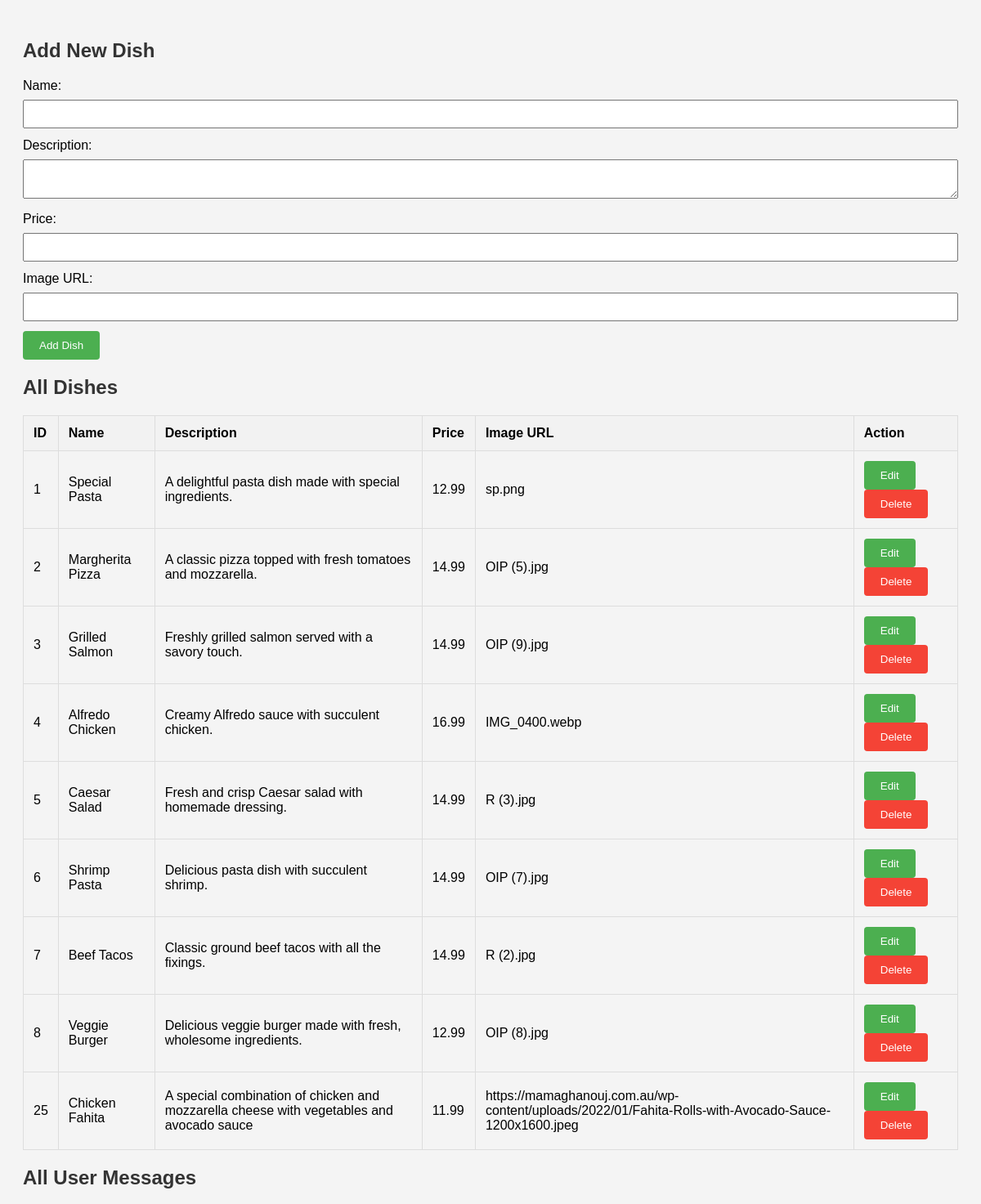
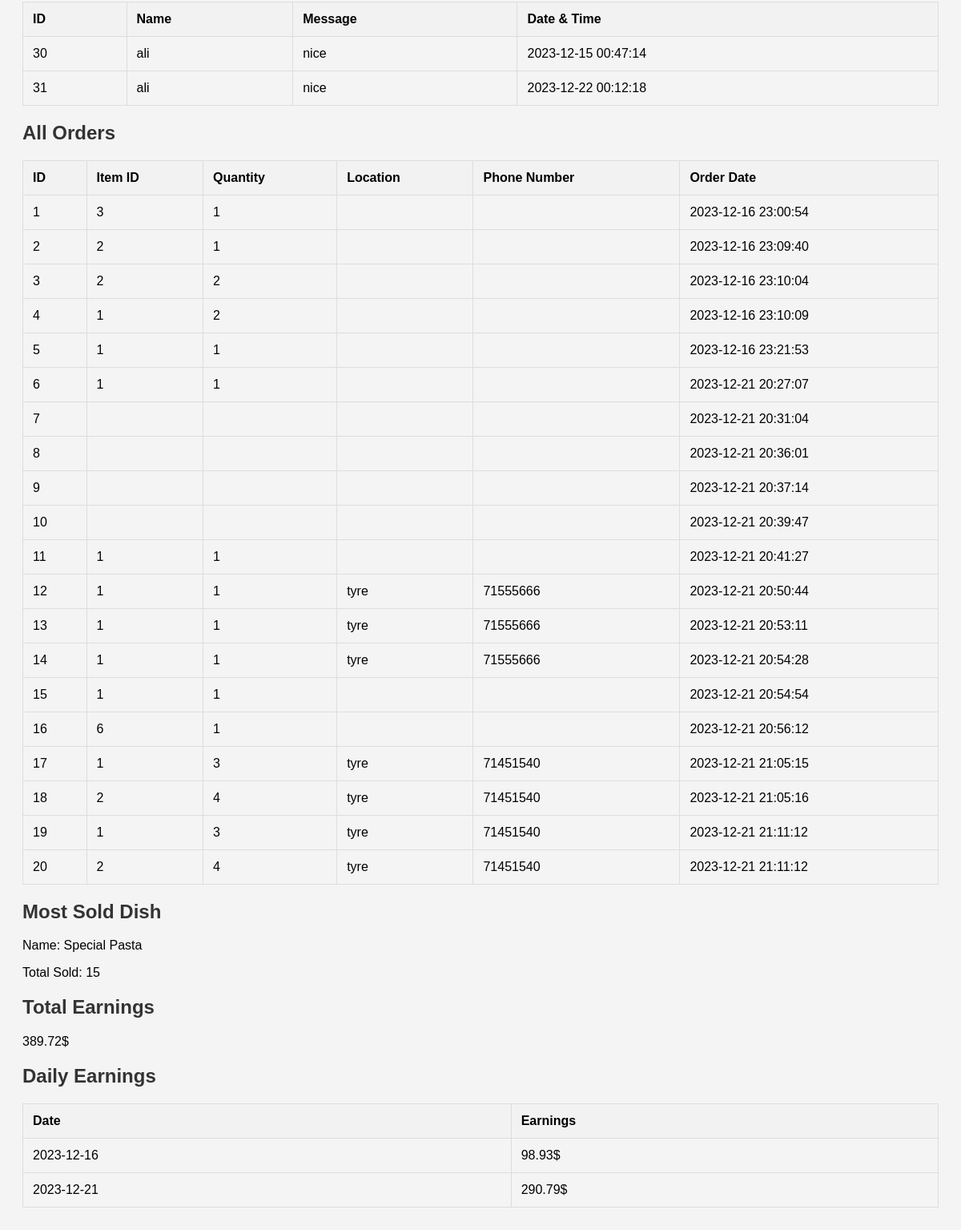
The app's page /admin.php with its own data (2 pictures, top to bottom).
### tables this page shows
CREATE TABLE `menu_items` (
  `id` int(11) NOT NULL,
  `name` varchar(255) NOT NULL,
  `description` text DEFAULT NULL,
  `price` decimal(10,2) NOT NULL,
  `image_url` varchar(255) DEFAULT NULL
);

CREATE TABLE `contacts` (
  `id` int(11) NOT NULL,
  `name` varchar(255) NOT NULL,
  `date_time` datetime NOT NULL,
  `message` text NOT NULL
);

CREATE TABLE `orders` (
  `id` int(11) NOT NULL,
  `item_id` int(11) DEFAULT NULL,
  `quantity` int(11) DEFAULT NULL,
  `order_date` timestamp NOT NULL DEFAULT current_timestamp(),
  `location` varchar(255) DEFAULT NULL,
  `phone_number` varchar(20) DEFAULT NULL
);

### admin.php (the view, shortened to what this page needs)
<!DOCTYPE html>
<html lang="en">
<head>
</head>
<body>
    <h2>Add New Dish</h2>
    <form action="" method="post">
        <label for="name">Name:</label>
        <input type="text" name="name" required>
        <label for="description">Description:</label>
        <textarea name="description" required></textarea>
        <label for="price">Price:</label>
        <input type="text" name="price" required>
        <label for="image_url">Image URL:</label>
        <input type="text" name="image_url">
        <button type="submit" name="add_dish">Add Dish</button>
    </form>
    <h2>All Dishes</h2>
    <?php
    include('config.php');
    function displayAllDishes()
    {
        global $conn;
        $sql = "SELECT * FROM menu_items";
        $result = $conn->query($sql);
        if ($result->num_rows > 0) {
            echo '<table>';
            echo '<tr><th>ID</th><th>Name</th><th>Description</th><th>Price</th><th>Image URL</th><th>Action</th></tr>';
            while ($row = $result->fetch_assoc()) {
                echo '<tr>';
                echo '<td>' . $row['id'] . '</td>';
                echo '<td>' . $row['name'] . '</td>';
                echo '<td>' . $row['description'] . '</td>';
                echo '<td>' . $row['price'] . '</td>';
                echo '<td>' . $row['image_url'] . '</td>';
                echo '<td><button class="edit-btn" onclick="editDish(' . $row['id'] . ', \'' . $row['name'] . '\', \'' . $row['description'] . '\', \'' . $row['price'] . '\', \'' . $row['image_url'] . '\')">Edit</button>';
                echo '<button class="delete-btn" onclick="deleteDish(' . $row['id'] . ')">Delete</button></td>';
                echo '</tr>';
            }
            echo '</table>';
        } else {
            echo "No dishes available.";
        }
    }
    displayAllDishes();
    ?>
     <h2>All User Messages</h2>
    <?php
    function displayAllMessages()
    {
        global $conn;
        $sql = "SELECT * FROM contacts";
        $result = $conn->query($sql);
        if ($result->num_rows > 0) {
            echo '<table>';
            echo '<tr><th>ID</th><th>Name</th><th>Message</th><th>Date & Time</th></tr>';
            while ($row = $result->fetch_assoc()) {
                echo '<tr>';
                echo '<td>' . $row['id'] . '</td>';
                echo '<td>' . $row['name'] . '</td>';
                echo '<td>' . $row['message'] . '</td>';
                echo '<td>' . $row['date_time'] . '</td>';
                echo '</tr>';
            }
            echo '</table>';
        } else {
            echo "No messages available.";
        }
    }
    displayAllMessages();
?><?php
  function displayAllOrders()
{
    global $conn;
    $sql = "SELECT * FROM orders";
    $result = $conn->query($sql);
    if ($result->num_rows > 0) {
        echo '<h2>All Orders</h2>';
        echo '<table>';
        echo '<tr><th>ID</th><th>Item ID</th><th>Quantity</th><th>Location</th><th>Phone Number</th><th>Order Date</th></tr>';
        while ($row = $result->fetch_assoc()) {
            echo '<tr>';
            echo '<td>' . $row['id'] . '</td>';
            echo '<td>' . $row['item_id'] . '</td>';
            echo '<td>' . $row['quantity'] . '</td>';
            echo '<td>' . $row['location'] . '</td>';
            echo '<td>' . $row['phone_number'] . '</td>';
            echo '<td>' . $row['order_date'] . '</td>';
            echo '</tr>';
        }
        echo '</table>';
    } else {
        echo "No orders available.";
    }
}
displayAllOrders();
?>
<?php
function displayMostSoldDish()
{
    global $conn;
    $sql = "SELECT menu_items.name, SUM(orders.quantity) as total_sold FROM orders
            JOIN menu_items ON orders.item_id = menu_items.id
            GROUP BY orders.item_id
            ORDER BY total_sold DESC
            LIMIT 1";
    $result = $conn->query($sql);
    if ($result->num_rows > 0) {
        $row = $result->fetch_assoc();
        $dishName = $row['name'];
        $totalSold = $row['total_sold'];
        echo '<h2>Most Sold Dish</h2>';
        echo '<p>Name: ' . $dishName . '</p>';
        echo '<p>Total Sold: ' . $totalSold . '</p>';
    } else {
        echo "No sales data available.";
    }
}
function displayTotalEarnings()
{
    global $conn;
    $sql = "SELECT SUM(menu_items.price * orders.quantity) as total_earnings
            FROM orders
            JOIN menu_items ON orders.item_id = menu_items.id";
    $result = $conn->query($sql);
    if ($result->num_rows > 0) {
        $row = $result->fetch_assoc();
        $totalEarnings = $row['total_earnings'];
        echo '<h2>Total Earnings</h2>';
        echo '<p>' . $totalEarnings .'$</p>';
    } else {
        echo "No earnings data available.";
    }
}
function displayDailyEarnings()
{
    global $conn;
    $sql = "SELECT DATE_FORMAT(order_date, '%Y-%m-%d') as order_day, SUM(menu_items.price * orders.quantity) as daily_earnings
            FROM orders
            JOIN menu_items ON orders.item_id = menu_items.id
            GROUP BY order_day";
    $result = $conn->query($sql);
    if ($result->num_rows > 0) {
        echo '<h2>Daily Earnings</h2>';
        echo '<table>';
        echo '<tr><th>Date</th><th>Earnings</th></tr>';
        while ($row = $result->fetch_assoc()) {
            echo '<tr>';
            echo '<td>' . $row['order_day'] . '</td>';
            echo '<td>' . $row['daily_earnings'] . '$</td>';
            echo '</tr>';
        }
        echo '</table>';
    } else {
        echo "No earnings data available.";
    }
}
displayMostSoldDish();
displayTotalEarnings();
displayDailyEarnings();
?>
</body>
</html>

### admin.php (style rules this page uses)
body { font-family: Arial, sans-serif; background-color: #f4f4f4; padding: 20px; }
h2 { color: #333; }
table { width: 100%; border-collapse: collapse; margin-top: 20px; }
table, th, td { border: 1px solid #ddd; }
th, td { padding: 12px; text-align: left; }
th { background-color: #f2f2f2; }
form { margin-top: 20px; }
label { display: block; margin-bottom: 8px; }
input, textarea { width: 100%; padding: 8px; margin-bottom: 12px; box-sizing: border-box; }
button { background-color: #4caf50; color: white; padding: 10px 20px; border: none; border-radius: 4px; cursor: pointer; }
.delete-btn { background-color: #f44336; }

### records on screen
menu_items: id "1", name "Special Pasta", description "A delightful pasta dish made with special ingredients.", price "12.99", image_url "sp.png"
menu_items: id "2", name "Margherita Pizza", description "A classic pizza topped with fresh tomatoes and mozzarella.", price "14.99", image_url "OIP (5).jpg"
menu_items: id "3", name "Grilled Salmon", description "Freshly grilled salmon served with a savory touch.", price "14.99", image_url "OIP (9).jpg"
menu_items: id "4", name "Alfredo Chicken", description "Creamy Alfredo sauce with succulent chicken.", price "16.99", image_url "IMG_0400.webp"
menu_items: id "5", name "Caesar Salad", description "Fresh and crisp Caesar salad with homemade dressing.", price "14.99", image_url "R (3).jpg"
menu_items: id "6", name "Shrimp Pasta", description "Delicious pasta dish with succulent shrimp.", price "14.99", image_url "OIP (7).jpg"
menu_items: id "7", name "Beef Tacos", description "Classic ground beef tacos with all the fixings.", price "14.99", image_url "R (2).jpg"
menu_items: id "8", name "Veggie Burger", description "Delicious veggie burger made with fresh, wholesome ingredients.", price "12.99", image_url "OIP (8).jpg"
menu_items: id "25", name "Chicken Fahita", description "A special combination of chicken and mozzarella cheese with vegetables and avocado sauce", price "11.99", image_url "https://mamaghanouj.com.au/wp-content/uploads/2022/01/Fahita-Rolls-with-Avocado-Sauce-1200x1600.jpeg"
contacts: id "30", name "ali", message "nice", date_time "2023-12-15 00:47:14"
contacts: id "31", name "ali", message "nice", date_time "2023-12-22 00:12:18"
orders: id "1", item "3", quantity "1", order_date "2023-12-16 23:00:54"
orders: id "2", item "2", quantity "1", order_date "2023-12-16 23:09:40"
orders: id "3", item "2", quantity "2", order_date "2023-12-16 23:10:04"
orders: id "4", item "1", quantity "2", order_date "2023-12-16 23:10:09"
orders: id "5", item "1", quantity "1", order_date "2023-12-16 23:21:53"
orders: id "6", item "1", quantity "1", order_date "2023-12-21 20:27:07"
orders: id "7", order_date "2023-12-21 20:31:04"
orders: id "8", order_date "2023-12-21 20:36:01"
orders: id "9", order_date "2023-12-21 20:37:14"
orders: id "10", order_date "2023-12-21 20:39:47"
orders: id "11", item "1", quantity "1", order_date "2023-12-21 20:41:27"
orders: id "12", item "1", quantity "1", location "tyre", phone_number "71555666", order_date "2023-12-21 20:50:44"
orders: id "13", item "1", quantity "1", location "tyre", phone_number "71555666", order_date "2023-12-21 20:53:11"
orders: id "14", item "1", quantity "1", location "tyre", phone_number "71555666", order_date "2023-12-21 20:54:28"
orders: id "15", item "1", quantity "1", order_date "2023-12-21 20:54:54"
orders: id "16", item "6", quantity "1", order_date "2023-12-21 20:56:12"
orders: id "17", item "1", quantity "3", location "tyre", phone_number "71451540", order_date "2023-12-21 21:05:15"
orders: id "18", item "2", quantity "4", location "tyre", phone_number "71451540", order_date "2023-12-21 21:05:16"
orders: id "19", item "1", quantity "3", location "tyre", phone_number "71451540", order_date "2023-12-21 21:11:12"
orders: id "20", item "2", quantity "4", location "tyre", phone_number "71451540", order_date "2023-12-21 21:11:12"

### other values on screen
$dishName "Special Pasta"
$totalSold "15"
$totalEarnings "389.72"
$row['order_day'] "2023-12-16"
$row['daily_earnings'] "98.93"
$row['order_day'] "2023-12-21"
$row['daily_earnings'] "290.79"
